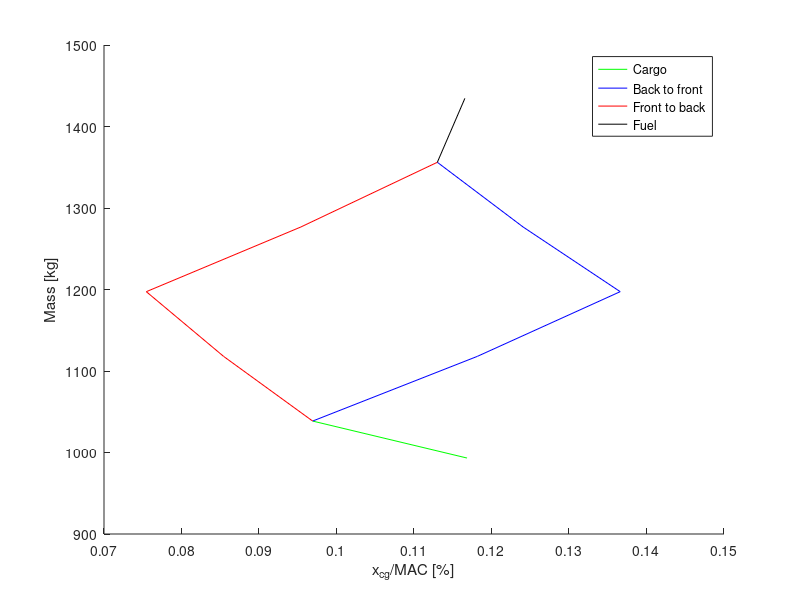

MATLAB code to generate this figure:
clc

lf = 8;
MAC = 1.036;
cg_OEW = 3.25;
x_lemac = 2.9104;
location_cargo = 1.9230;



seat_pilot = 1.595 ;                    %c.g. Position Pilot   <----- INPUT 
seat_row1 = 2.721  ;                    %c.g. Position Row 1   <----- INPUT 
seat_row2 = 4.063  ;                    %c.g. Position Row 2   <----- INPUT 
location_cargo = 1.923;                 %c.g. Position Baggage <----- INPUT 
location_fuel = x_lemac + 0.5*MAC;






x_lemac = 2.91;   % <---- INPUT
l_fus = 8.0;    % <---- INPUT

lbs_to_kg = 0.45359237;
mass_pax=175;                    %lbs               <-----        INPUT (fixed)
mass_pax = mass_pax*lbs_to_kg;

mass_bags = 25;                    %lbs             <-----        INPUT (fixed)
mass_bags = mass_bags * lbs_to_kg;

mass_fuel = 78.45;                   %lbs               <-----        INPUT (fixed)
% mass_fuel = mass_fuel * lbs_to_kg;

W_OEW = 993.22;                      %lbs               <-----        INPUT (fixed)  
% W_OEW = W_OEW * lbs_to_kg;


cg_OEW = 3.25;

seat_pilot = 1.595 ;                    %c.g. Position Pilot   <----- INPUT 
seat_row1 = 2.721  ;                    %c.g. Position Row 1   <----- INPUT 
seat_row2 = 4.063  ;                    %c.g. Position Row 2   <----- INPUT 
location_cargo = 1.923;                 %c.g. Position Baggage <----- INPUT 
location_fuel = x_lemac + 0.5*MAC;

%cargo
W_OEW_cargo=W_OEW+4*mass_bags;
cg_OEW_cargo=((cg_OEW*W_OEW)+(location_cargo*4*mass_bags))/(W_OEW_cargo);



%back to front
W_OEW_1pax=1*mass_pax+W_OEW_cargo;
W_OEW_2pax=2*mass_pax+W_OEW_cargo;
W_OEW_3pax=3*mass_pax+W_OEW_cargo;
W_OEW_4pax=4*mass_pax+W_OEW_cargo;

cg_btf_1=((cg_OEW_cargo*W_OEW_cargo)+(seat_row2*mass_pax))/(W_OEW_1pax);
cg_btf_2=((cg_btf_1*W_OEW_1pax)+(seat_row2*mass_pax))/(W_OEW_2pax);
cg_btf_3=((cg_btf_2*W_OEW_2pax)+(seat_row1*mass_pax))/(W_OEW_3pax);
cg_btf_4=((cg_btf_3*W_OEW_3pax)+(seat_row1*mass_pax))/(W_OEW_4pax);


%front to back
cg_ftb_1=((cg_OEW_cargo*W_OEW_cargo)+(seat_row1*mass_pax))/(W_OEW_1pax);
cg_ftb_2=((cg_ftb_1*W_OEW_1pax)+(seat_row1*mass_pax))/(W_OEW_2pax);
cg_ftb_3=((cg_ftb_2*W_OEW_2pax)+(seat_row2*mass_pax))/(W_OEW_3pax);
cg_ftb_4=((cg_ftb_3*W_OEW_3pax)+(seat_row2*mass_pax))/(W_OEW_4pax);


%include fuel
cg_nofuel=cg_btf_4;
cg_fuel=((cg_nofuel*W_OEW_4pax)+(location_fuel*mass_fuel))/(mass_fuel+W_OEW_4pax);


%% graph
figure
line([([cg_OEW,cg_OEW_cargo] - x_lemac)/x_lemac],[[W_OEW,W_OEW_cargo]],'Color','green');
line([([cg_OEW_cargo,cg_btf_1,cg_btf_2,cg_btf_3,cg_btf_4]-x_lemac)/x_lemac],[W_OEW_cargo,W_OEW_1pax,W_OEW_2pax,W_OEW_3pax,W_OEW_4pax],'Color','blue');
line([([cg_OEW_cargo,cg_ftb_1,cg_ftb_2,cg_ftb_3,cg_ftb_4]-x_lemac)/x_lemac],[W_OEW_cargo,W_OEW_1pax,W_OEW_2pax,W_OEW_3pax,W_OEW_4pax],'Color','red');
line([([cg_nofuel,cg_fuel]-x_lemac)/x_lemac],[W_OEW_4pax, W_OEW_4pax+mass_fuel],'Color','black');


cg_max=max([cg_OEW,cg_OEW_cargo,cg_OEW_cargo,cg_btf_1,cg_btf_2,cg_btf_3,cg_btf_4,cg_OEW_cargo,cg_btf_1,cg_btf_2,cg_btf_3,cg_btf_4,cg_fuel])
cg_min=min([cg_OEW,cg_OEW_cargo,cg_OEW_cargo,cg_btf_1,cg_btf_2,cg_btf_3,cg_btf_4,cg_OEW_cargo,cg_btf_1,cg_btf_2,cg_btf_3,cg_btf_4,cg_fuel])

xyz = "Ruben's potato finished";
xlabel('x_{cg}/MAC [%]')
ylabel('Mass [kg]')
legend("Cargo", "Back to front", "Front to back", "Fuel")
